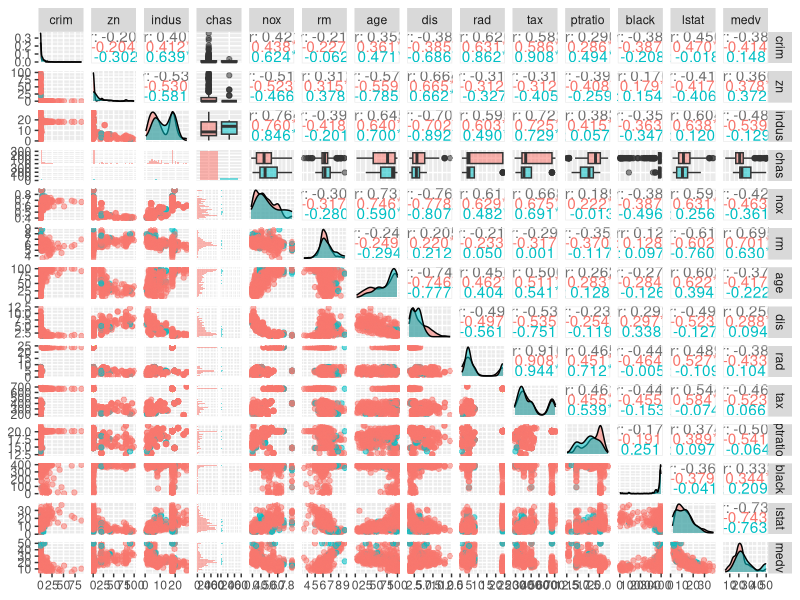
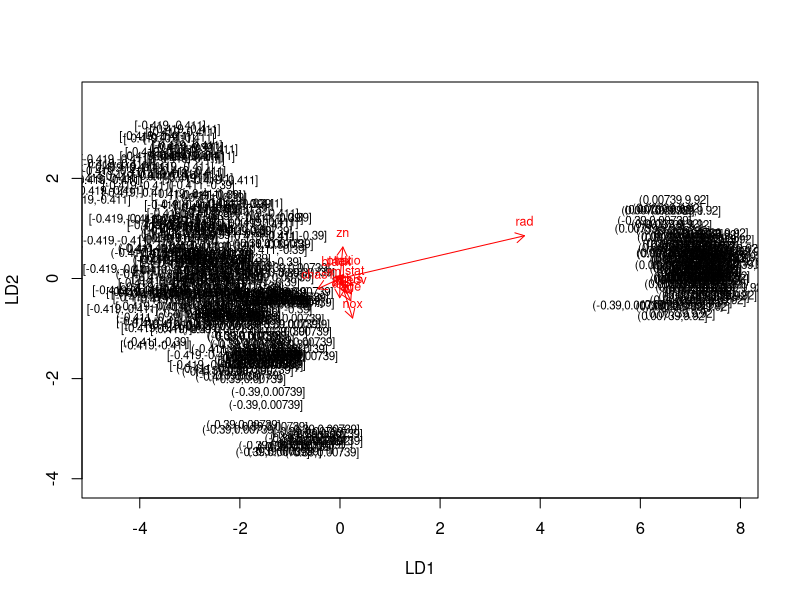
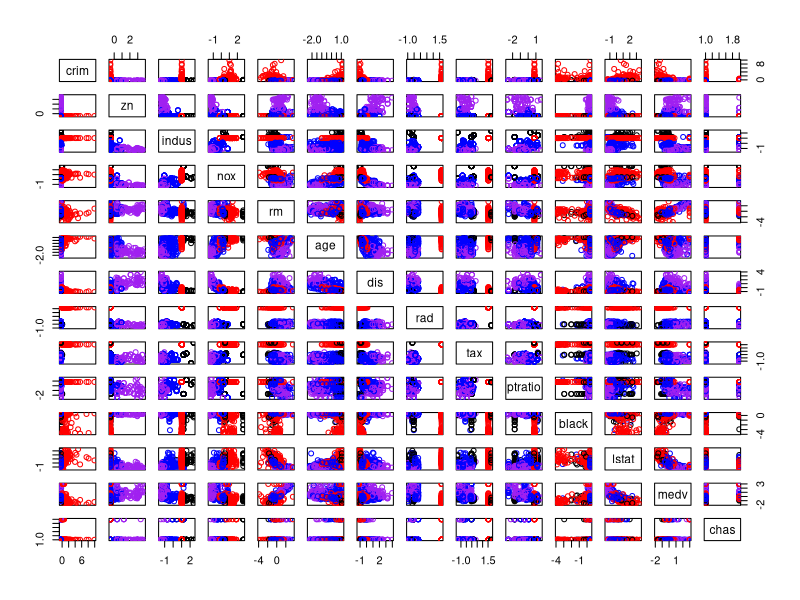
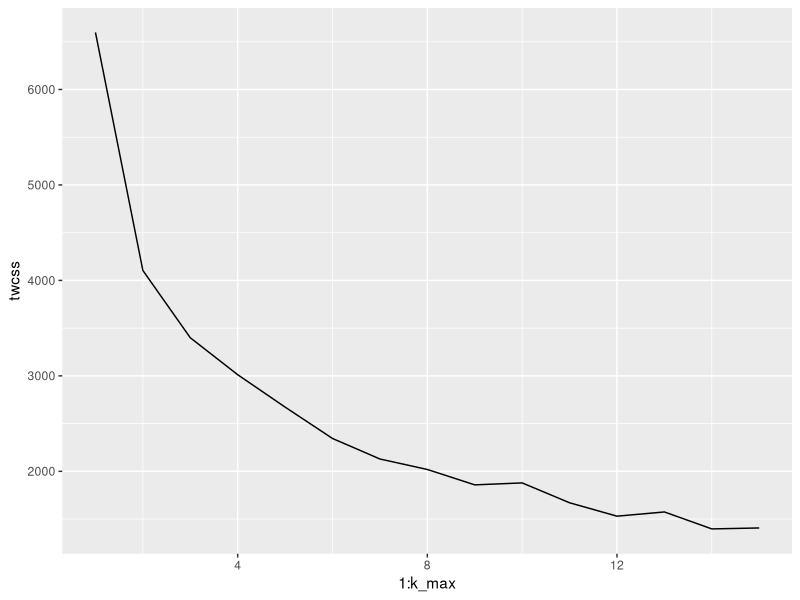
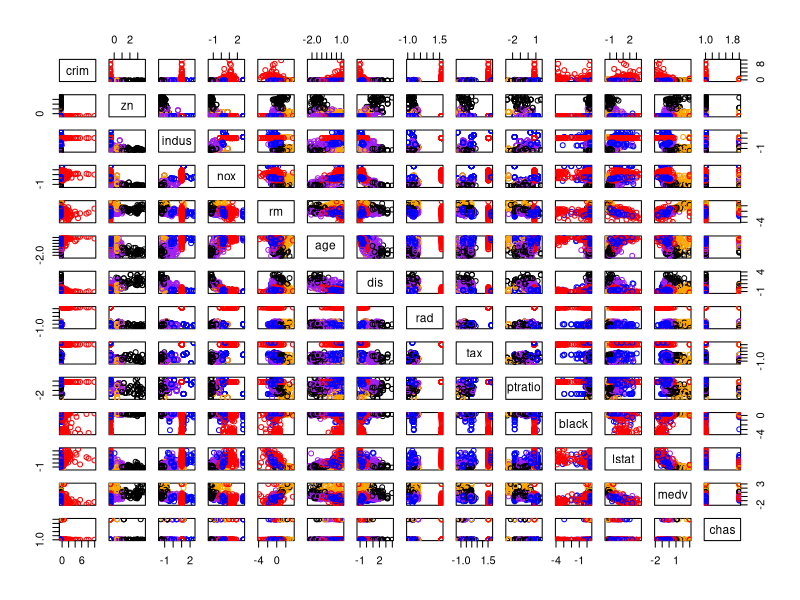

R code for these plots, in order:
## ---- chunk 1
library(MASS)
data = Boston
str(data)
## ---- chunk 2
library(ggplot2)
library(GGally)
#lets cast the integers to factors
data$chas = as.factor(data$chas)
ggpairs(data = data, aes(colour = chas, alpha = 0.4))
## ---- chunk 3
summary(data)
## ---- chunk 4
sdata = scale(data[,colnames(data) != "chas"])
sdata = as.data.frame(sdata)
sdata[,"chas"] = data$chas
summary(sdata)
## ---- chunk 5
apply(sdata, 2, sd)
#also save kmeand dataset that is scaled
kdata = sdata
## ---- chunk 6
bins <- quantile(sdata$crim)
crime <- cut(sdata$crim, breaks = bins, include.lowest = TRUE)
#replace the earlier crime feature with the binned one
sdata$crim = crime
## ---- chunk 7
N_train = floor(0.8 * nrow(sdata))
train_inds = sample(nrow(sdata), N_train)
train = sdata[train_inds,]
test = sdata[-train_inds, ]
## ---- chunk 8
lda.fit <- lda(crim ~ ., data = train)

# print the lda.fit object
lda.fit

# the function for lda biplot arrows
lda.arrows <- function(x, myscale = 1, arrow_heads = 0.1, color = "red", tex = 0.75, choices = c(1,2)){
  heads <- coef(x)
  arrows(x0 = 0, y0 = 0, 
         x1 = myscale * heads[,choices[1]], 
         y1 = myscale * heads[,choices[2]], col=color, length = arrow_heads)
  text(myscale * heads[,choices], labels = row.names(heads), 
       cex = tex, col=color, pos=3)
}

# target classes as numeric
classes <- as.numeric(train$crime)

# plot the lda results
plot(lda.fit, dimen = 2)
lda.arrows(lda.fit, myscale = 1)

## ---- chunk 9
test_resp = test$crim
test$crim = NULL
## ---- chunk 10
test_preds = predict(lda.fit, newdata = test)
table(correct = test_resp, preds = test_preds$class)
## ---- chunk 11
summary(dist(kdata))
## ---- chunk 12
summary(dist(kdata, method = "manhattan"))
## ---- chunk 13
fit_and_plot_cluster = function(n_clusters){
  colors = c("red", "blue", "purple", "black", "orange")#max number of clusters is 5
  kfit = kmeans(kdata, centers = n_clusters)
  color_vec = kfit$cluster
  for(ii in 1:n_clusters){
    color_vec[color_vec == ii] = colors[ii]
  }
  pairs(kdata, col = color_vec)
  return(kfit)
}
fit_and_plot_cluster(4)
## ---- chunk 14
set.seed(42)
k_max = 15
twcss <- sapply(1:k_max, function(k){kmeans(kdata, k)$tot.withinss})
qplot(x = 1:k_max, y = twcss, geom = 'line')
## ---- chunk 15
fit_and_plot_cluster(5)
